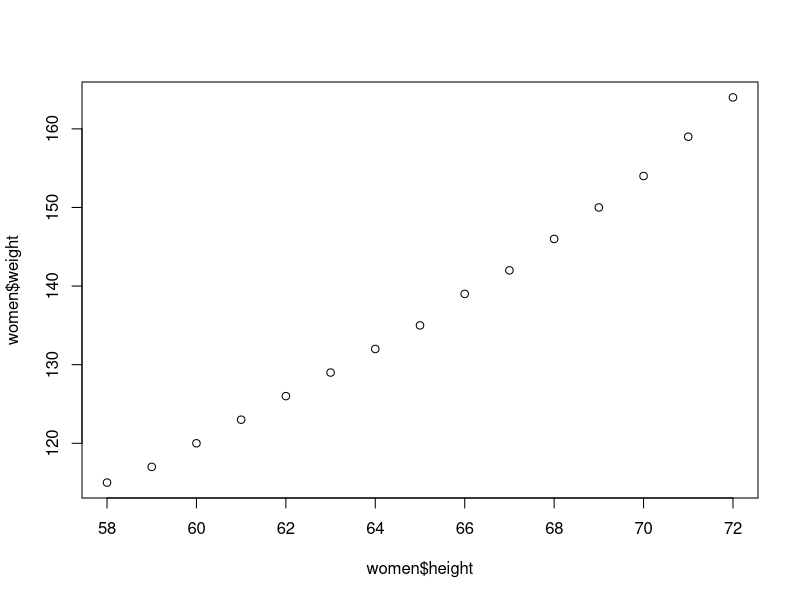

The R source for this figure: (Note: this script raises an error after producing the figure.)
#graphs
#linear regression(LR)-simple(S),multiple(M)
#y~ x1(SLR)  y~x1+x2....(MLR)
#y - dependent variable x-independent

head(women)
#y~weight x~height
cor(women$height,women$weight) # strength and direction of relationship
cov(women$height,women$weight) #covariance tells direction of relationship 
plot(women$height,women$weight)#linear relationship

fit1=lm(weight~height,data=women)#lm is a command to do linear modelling.~=weight dependnt on height
summary(fit1)
#F stats Pvalue << 0.005 :linear model exists
#at least one independent variable in predicting the dependent variable
#multiple Rsquare= 0.991 co-eff of determination
#multiple when you have one IV,otherwise take Adj Rsq
#99% of variation in Y is explained by X
#y=mx+c y=-87+3.45*height
range(women$height)
#only do interpolation and not exterpolation
# * =shows if variable is significant or not in predicting Y . no * is not significant
women$weight
women$height
(y= -87+3.45*women$height)#predicted weights for actual heights
fitted(fit1)#same as 25 no. line. though fitted is more accurate.fitted is a builtin command
residuals(fit1)#difference between predicted and actual weights lesser the diff better the model
summary(fit1)#summary of the model
summary(residuals(fit1))
summary(students$marks1)#summary of one column
summary(students[ ,5:6])#summary for marks1 and 2
(newdata1=data.frame(height=c(60.4,56.9)))
(p1=predict(fit1,newdata=newdata1,type='response'))
cbind(newdata1,p1)#combine the columns.similarly you can use for rows



#linear model in three lines
fit2=lm(weight~height,dat=women)
summary(fit2)
(newdata2=data.frame(height=c(72,74)))
(p2=predict(fit1,newdata=newdata2,type='response'))
cbind(newdata2,p2)#combine the columns.similarly you can use for rows

#check for linear regression assumptions
plot(fit1)













